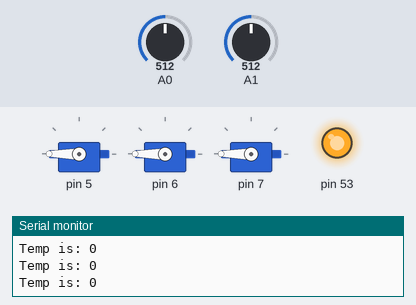
A sketch run on a simulated Arduino Mega 2560, built with avr-gcc and run on an emulated ATmega2560. Parts: 3 × servo, output pins drawn as LEDs (lit = HIGH), the last lines printed to the serial monitor. The inputs (shaded band) are chosen by the test bench; at power-on: A0 = 512, A1 = 512. Pins used as bus, display or sensor lines are not drawn.

Above: at 1.2 s.
1.3 s: A0 set to 666
3.0 s: A0 set to 690
At 3.61 s:
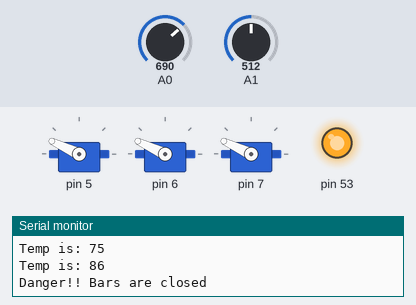
At 5.1 s:
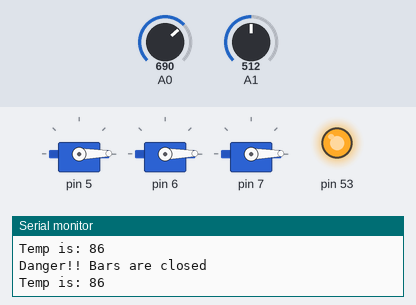
5.9 s: A1 set to 533
At 7.42 s:
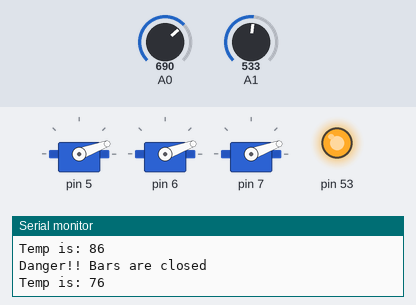
14.9 s: A1 set to 511
17.9 s: A1 set to 716
Timing chart, 0 to 21.9 s (numbered marks = the images above; inputs shaded):
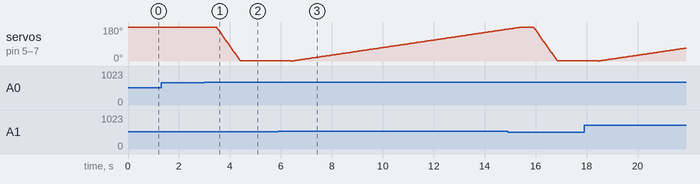

Measured:
- the behaviour switches between 677 and 678 on A0 (found by bisection; images 0 and 1)
- the behaviour switches between 524 and 525 on A1 (found by bisection; images 2 and 3)
- after the input at 3.0 s, servo on pin 5–7: moves from 180° to 1° over 0.93 s, starting after 0.47 s

The sketch:

SPI_Master.ino
```cpp
#include <SPI.h>
#include <Servo.h>

Servo servo[3];

#define SS0 48
#define SS1 49

int thermometer = A0;

void setup (void)
{
  pinMode(SS0, OUTPUT);
  pinMode(SS1, OUTPUT);
  digitalWrite(SS0, HIGH);
  digitalWrite(SS1, HIGH);

  SPI.begin();
  SPI.setClockDivider(SPI_CLOCK_DIV8);

  servo[0].attach(5, 1000, 2000);
  servo[1].attach(6, 1000, 2000);
  servo[2].attach(7, 1000, 2000);
  openBars();
  Serial.begin(9600);
}


void loop (void)
{
  String tempReport = "Temp is: ";
  tempReport += String(getTemp());
  Serial.println(tempReport);

  if (getTemp() > 80) {
    writeSlave(true, true);
    writeSlave(true, false);
    Serial.println("Danger!! Bars are closed");
    closeBars();
  } else {
    writeSlave(false, true);
    writeSlave(false, false);
    openBars();
  }
  delay(200);
}

void writeSlave(bool output, bool s0) {
  if (s0)
    digitalWrite(SS0, LOW);
  else
    digitalWrite(SS1, LOW);

  SPI.transfer(output);

  delay(100);

  if (s0)
    digitalWrite(SS0, HIGH);
  else
    digitalWrite(SS1, HIGH);
}

int getTemp() {
  int difference = analogRead(A0) - analogRead(A1);
  if (difference < 0)
    difference--;
  return difference * 0.48828125;
}


int pos = 180;
void openBars() {
  for (; pos < 181; pos += 1) {
    servo[0].write(pos);
    servo[1].write(pos);
    servo[2].write(pos);
    delay(50);
  }
}

void closeBars() {
  for (; pos > 0; pos -= 1) {
    servo[0].write(pos);
    servo[1].write(pos);
    servo[2].write(pos);
    delay(5);
  }
}
```
